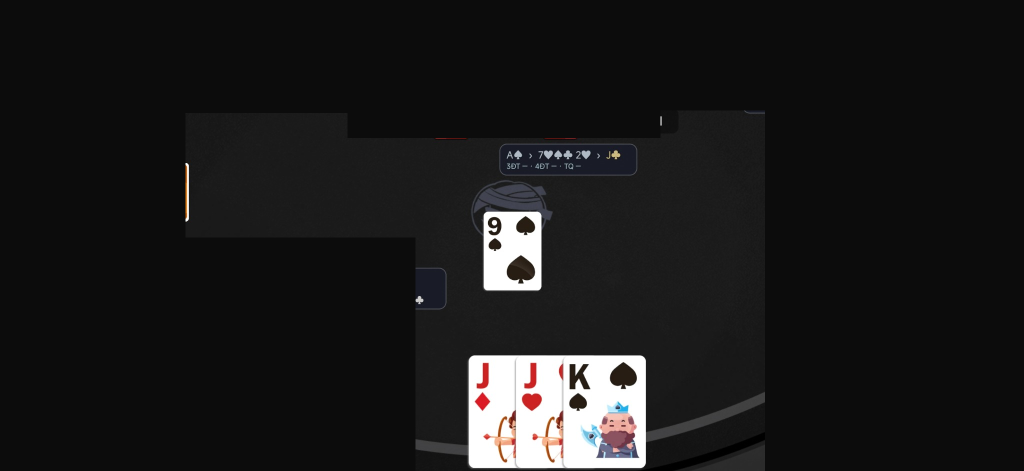
#> input picture test_images/bug_board_1.png, 2048 x 942 px (shown at 1/2 size)
$ python tools_train.py test_images/bug_board_1.png
#> lines starting #> are read from the running program, lines starting #| are printed output that depends on the picture
from PIL import Image
from pathlib import Path
import glob,sys
import numpy as np,cv2
out=Path(__file__).parent/'app/src/main/assets';out.mkdir(parents=True,exist_ok=True)
im=cv2.imread(sys.argv[1] if len(sys.argv)>1 else glob.glob('/mnt/data/Screenshot_2026-10-16-22-13-26*')[0])
#> im is the input picture: shape (942, 2048, 3); mean B, G, R 26.5, 26.4, 26.9
if im is None or im.shape[:2]!=(942,2048):raise SystemExit('Need 2048x942 reference screenshot')
def mask(a):
 b,g,r=cv2.split(a)
 return (((r>90)&(r>g*1.4)&(r>b*1.4)) | ((b<120)&(g<120)&(r<120))).astype('uint8')
def dump(name,rect,dims=(32,40)):
 x,y,w,h=rect; crop=mask(im[y:y+h,x:x+w]); ys,xs=np.where(crop>0)
 if len(xs)==0: print('EMPTY',name);return
 crop=crop[ys.min():ys.max()+1,xs.min():xs.max()+1]
 crop=cv2.resize(crop,dims,interpolation=cv2.INTER_NEAREST)*255
 cv2.imwrite(str(out/name),crop)
# rank exemplars: card glyphs from user's two screenshots, not invented fonts.
rank={'3':(929,432,27,37),'4':(976,432,29,37),'5':(1022,434,27,37),
 '6':(571,726,39,52),'7':(761,729,35,50),'9':(950,726,38,52),'10':(1120,725,35,52),
 'J':(1238,726,24,51),'Q':(1327,724,43,62),'A':(1422,728,45,50),'2':(1612,725,39,52)}
for name,rect in rank.items():dump('rank_%s.png'%name,rect)
#> this loop made 11 passes
#> pass 1, in mask, `b,g,r=cv2.split(a)`:
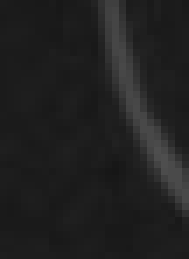
#> b: shape (37, 27) (shown 7 times larger); min 22, max 78, mean 32.6
suit={'S':(930,476,25,25),'H':(976,476,27,25),'D':(1025,476,21,25),'C':(761,787,36,36)}
for name,rect in suit.items(): dump('suit_%s.png'%name,rect,(28,28))
#> this loop made 4 passes
#> pass 1, in mask (call 12), `b,g,r=cv2.split(a)`:
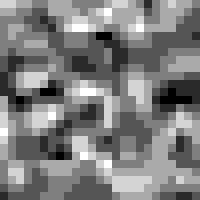
#> b: shape (25, 25) (shown 8 times larger); min 25, max 31, mean 28; drawn with min black and max white
#> pass 1, in mask (call 12), `b,g,r=cv2.split(a)`:
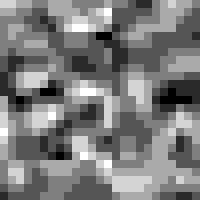
#> g: shape (25, 25) (shown 8 times larger); min 25, max 31, mean 27.9; drawn with min black and max white
print('generated',len(list(out.glob('*.png'))),'template files')
